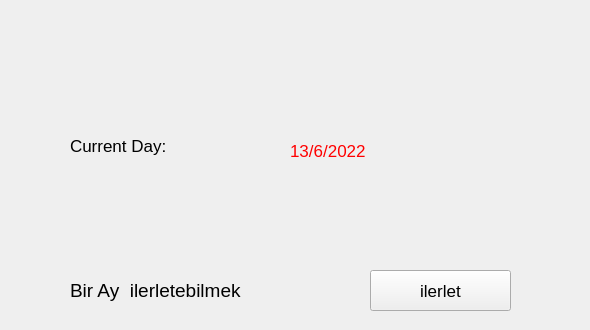
    <widget class="QWidget" name="skip_month_widget">
     <widget class="QLabel" name="label_14">
      <property name="geometry">
       <rect>
        <x>70</x>
        <y>260</y>
        <width>241</width>
        <height>61</height>
       </rect>
      </property>
      <property name="font">
       <font>
        <pointsize>14</pointsize>
       </font>
      </property>
      <property name="text">
       <string>Bir Ay  ilerletebilmek</string>
      </property>
     </widget>
     <widget class="QPushButton" name="pushButton_3">
      <property name="geometry">
       <rect>
        <x>370</x>
        <y>270</y>
        <width>141</width>
        <height>41</height>
       </rect>
      </property>
      <property name="font">
       <font>
        <pointsize>13</pointsize>
       </font>
      </property>
      <property name="text">
       <string>ilerlet</string>
      </property>
     </widget>
     <widget class="QLabel" name="label_15">
      <property name="geometry">
       <rect>
        <x>70</x>
        <y>120</y>
        <width>131</width>
        <height>51</height>
       </rect>
      </property>
      <property name="font">
       <font>
        <pointsize>13</pointsize>
       </font>
      </property>
      <property name="text">
       <string>Current Day: </string>
      </property>
     </widget>
     <widget class="QLabel" name="label_16">
      <property name="geometry">
       <rect>
        <x>290</x>
        <y>130</y>
        <width>291</width>
        <height>41</height>
       </rect>
      </property>
      <property name="font">
       <font>
        <pointsize>13</pointsize>
       </font>
      </property>
      <property name="styleSheet">
       <string notr="true">color:red</string>
      </property>
      <property name="text">
       <string>13/6/2022</string>
      </property>
     </widget>
    </widget>
